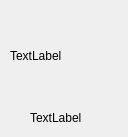
<?xml version="1.0" encoding="UTF-8"?>
<ui version="4.0">
 <class>LoadingWait</class>
 <widget class="QWidget" name="LoadingWait">
  <property name="geometry">
   <rect>
    <x>0</x>
    <y>0</y>
    <width>128</width>
    <height>137</height>
   </rect>
  </property>
  <property name="windowTitle">
   <string>Form</string>
  </property>
  <widget class="QLabel" name="wait_gif">
   <property name="geometry">
    <rect>
     <x>10</x>
     <y>10</y>
     <width>111</width>
     <height>91</height>
    </rect>
   </property>
   <property name="text">
    <string>TextLabel</string>
   </property>
  </widget>
  <widget class="QLabel" name="content">
   <property name="geometry">
    <rect>
     <x>30</x>
     <y>110</y>
     <width>59</width>
     <height>16</height>
    </rect>
   </property>
   <property name="text">
    <string>TextLabel</string>
   </property>
  </widget>
 </widget>
 <resources/>
 <connections/>
</ui>
